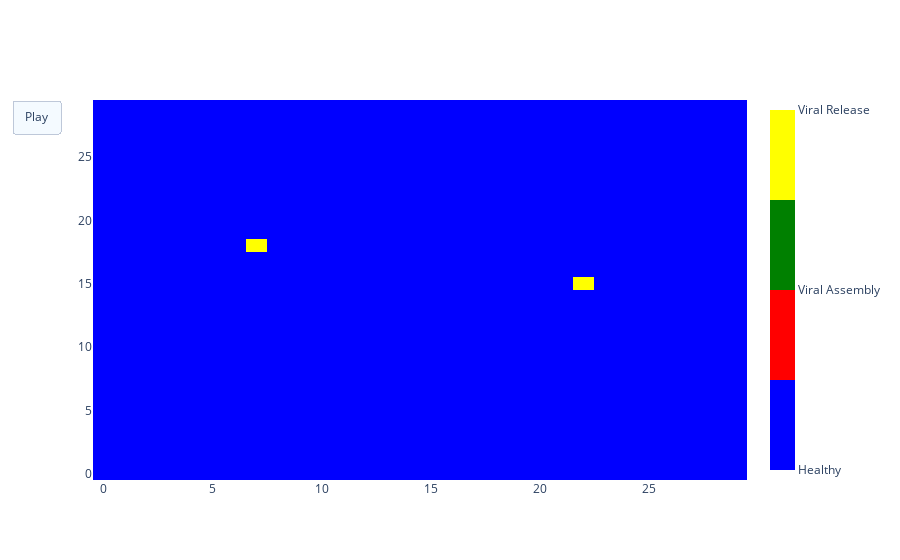

Here is the notebook cell this chart was saved with:
### Code cell
fig = go.Figure(data=go.Heatmap(z=heatmaps[0], colorscale=legend_colors, colorbar=dict(tickvals=numbers, ticktext=names, thickness=25)),
               frames=[go.Frame(data=go.Heatmap(z=heatmaps[i])) for i in range(len(res))])
fig.update_layout(
    updatemenus=[
        dict(type="buttons", visible=True,
        buttons=[dict(label="Play", method="animate", args=[None])]
            )])
fig.show()

### Figure 1 — Plotly figure (JSON) as saved in the notebook; plotly's stock layout.template omitted (floating-point values rounded to 4 significant figures; data arrays with more than 128 entries replaced by an {"elided": "..."} marker saying what was removed)
{"data": [{"colorbar": {"thickness": 25, "ticktext": ["Healthy", "Viral Assembly", "Viral Release", "Dead"], "tickvals": [0, 0.25, 0.5, 0.75]}, "colorscale": [[0, "blue"], [0.25, "blue"], [0.25, "red"], [0.5, "red"], [0.5, "green"], [0.75, "green"], [0.75, "yellow"], [1, "yellow"]], "type": "heatmap", "z": {"elided": "30x30 float values"}}], "layout": {"updatemenus": [{"buttons": [{"args": [null], "label": "Play", "method": "animate"}], "type": "buttons", "visible": true}]}}
